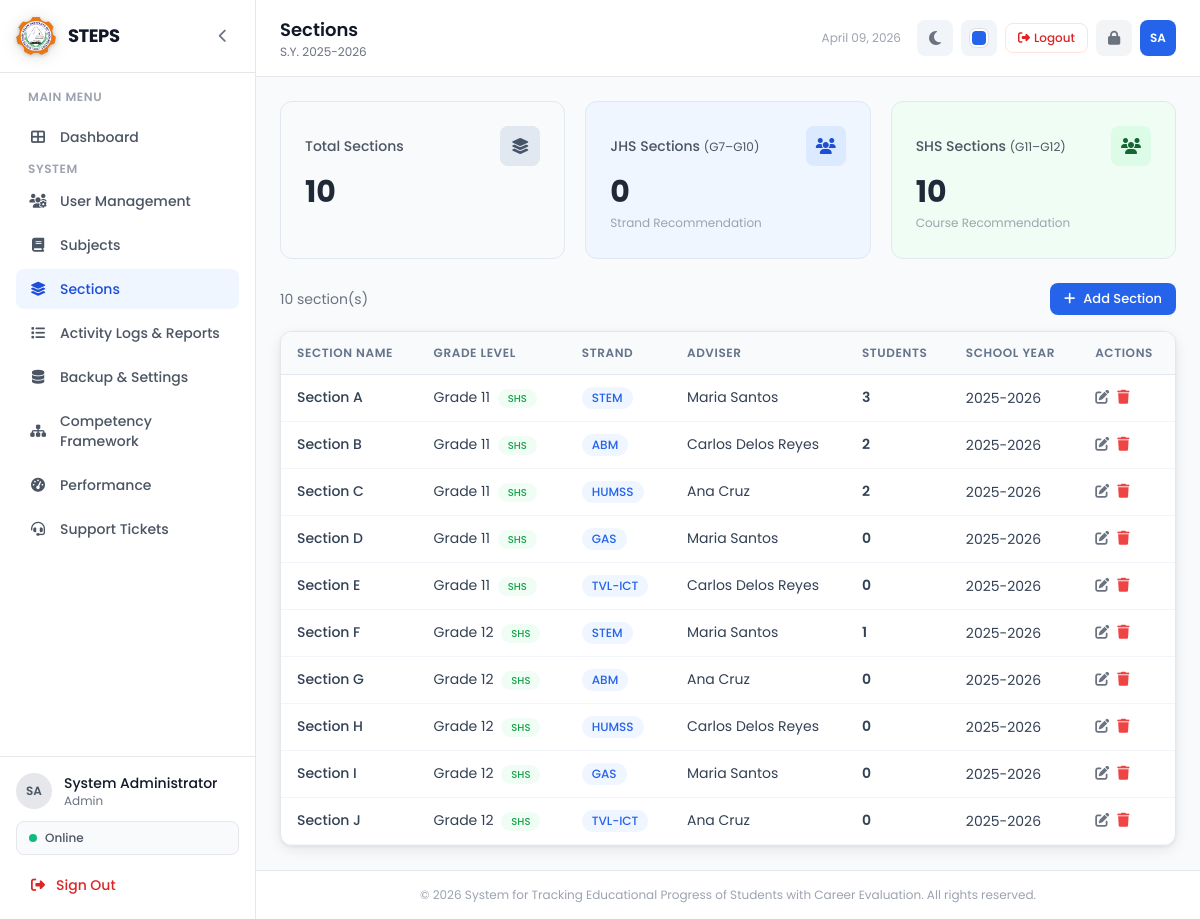
/sections/index.php (signed in), run on an earlier commit of the app's database.
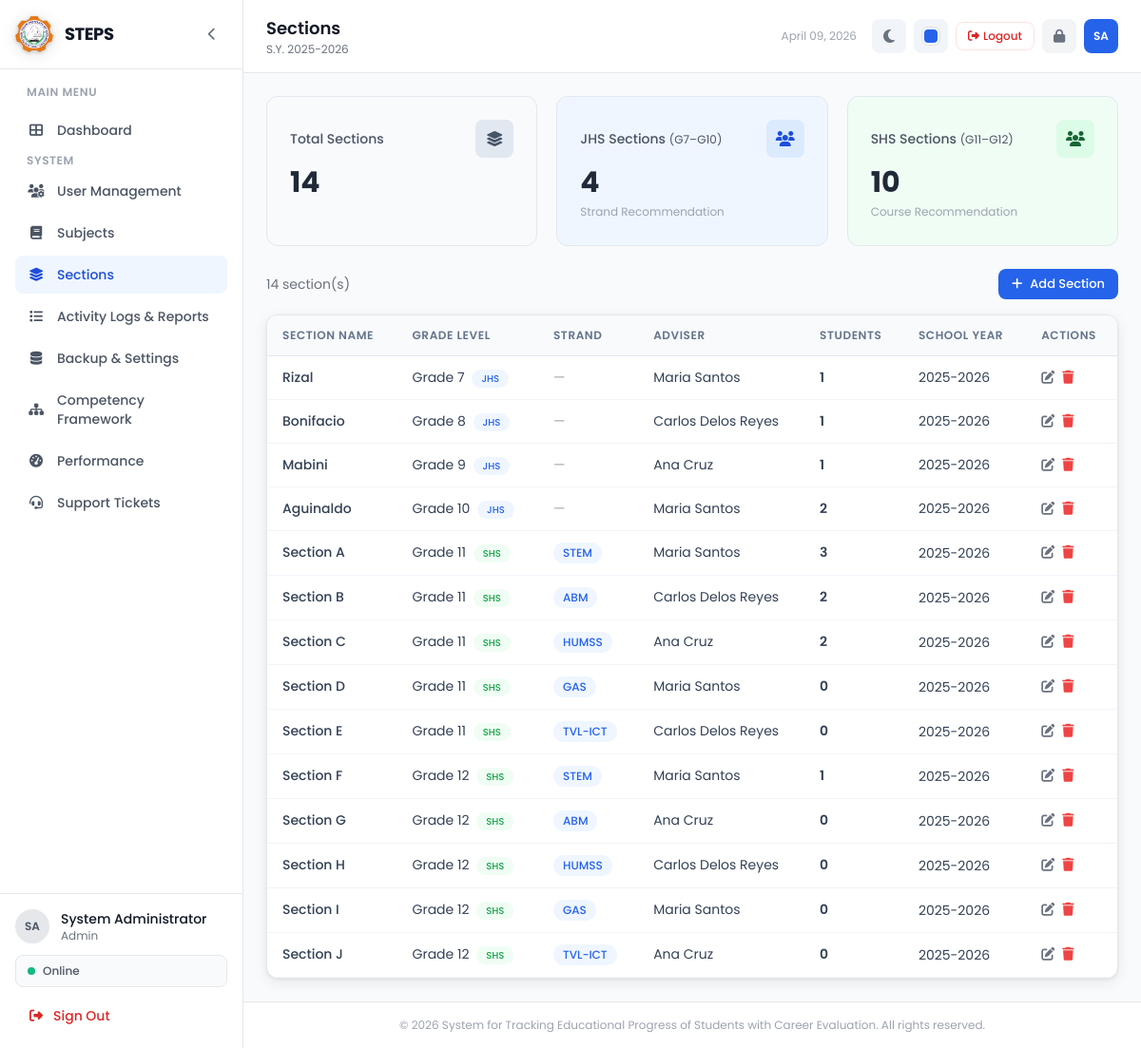
And on a later commit of the database.
### tables this page shows
CREATE TABLE IF NOT EXISTS sections (
    id INT AUTO_INCREMENT PRIMARY KEY,
    section_name VARCHAR(50) NOT NULL,
    grade_level INT NOT NULL,
    strand VARCHAR(50),
    adviser_id INT,
    school_year VARCHAR(20) NOT NULL,
    created_at TIMESTAMP DEFAULT CURRENT_TIMESTAMP,
    FOREIGN KEY (adviser_id) REFERENCES users(id) ON DELETE SET NULL,
    UNIQUE KEY unique_section (section_name, grade_level, school_year)
);

CREATE TABLE IF NOT EXISTS users (
    id INT AUTO_INCREMENT PRIMARY KEY,
    username VARCHAR(50) NOT NULL UNIQUE,
    password VARCHAR(255) NOT NULL,
    full_name VARCHAR(100) NOT NULL,
    email VARCHAR(100),
    role ENUM('admin', 'teacher', 'guidance') NOT NULL DEFAULT 'teacher',
    status ENUM('active', 'inactive') NOT NULL DEFAULT 'active',
    created_at TIMESTAMP DEFAULT CURRENT_TIMESTAMP,
    updated_at TIMESTAMP DEFAULT CURRENT_TIMESTAMP ON UPDATE CURRENT_TIMESTAMP
);

### config/constants.php (called while the page is built, shortened)
<?php
function sanitize($data) {
    return htmlspecialchars(strip_tags(trim($data)), ENT_QUOTES, 'UTF-8');
}

### sections/index.php (the view, shortened to what the rows shown need)
<?php
require_once __DIR__ . '/../includes/header.php';
$isAdmin = ($_SESSION['role'] ?? '') === 'admin';
$currentUserId = $_SESSION['user_id'] ?? 0;
$sectionsQuery = "SELECT sec.*, u.full_name as adviser_name,
    (SELECT COUNT(*) FROM students s WHERE s.section_id = sec.id AND s.status = 'active') as student_count
    FROM sections sec
    LEFT JOIN users u ON sec.adviser_id = u.id
    " . ($isAdmin ? "" : "WHERE sec.adviser_id = ?") . "
    ORDER BY sec.school_year DESC, sec.grade_level, sec.section_name";
if ($isAdmin) {
    $sections = $pdo->query($sectionsQuery)->fetchAll();
} else {
    $stmt = $pdo->prepare($sectionsQuery);
    $stmt->execute([$currentUserId]);
    $sections = $stmt->fetchAll();
}
require_once __DIR__ . '/../includes/sidebar.php';
?>
<div class="bg-white border border-gray-200 rounded-xl overflow-hidden">
    <div class="overflow-x-auto">
        <table class="steps-table" id="sectionsTable">
            <thead>
                <tr><th>Section Name</th><th>Grade Level</th><th>Strand</th><th>Adviser</th><th>Students</th><th>School Year</th><th>Actions</th></tr>
            </thead>
            <tbody>
                <?php foreach ($sections as $sec): ?>
                    <tr>
                        <td class="font-medium"><?= sanitize($sec['section_name']) ?></td>
                        <td>
                            Grade <?= $sec['grade_level'] ?>
                            <?php if ($sec['grade_level'] >= 7 && $sec['grade_level'] <= 10): ?>
                                <span class="badge badge-blue ml-1 text-[10px]">JHS</span>
                            <?php else: ?>
                                <span class="badge badge-green ml-1 text-[10px]">SHS</span>
                            <?php endif; ?>
                        </td>
                        <td><?php if ($sec['strand']): ?><span class="badge badge-blue"><?= sanitize($sec['strand']) ?></span><?php else: ?><span class="text-gray-400">—</span><?php endif; ?></td>
                        <td><?= sanitize($sec['adviser_name'] ?? '—') ?></td>
                        <td><span class="font-semibold"><?= $sec['student_count'] ?></span></td>
                        <td class="text-sm text-gray-500"><?= sanitize($sec['school_year']) ?></td>
                        <td>
                            <div class="flex items-center gap-2">
                                <button onclick="loadEditSection(<?= $sec['id'] ?>)" class="text-gray-500 hover:text-gray-700" title="Edit"><i class="fas fa-edit"></i></button>
                                <form method="POST" class="inline" onsubmit="event.preventDefault(); confirmDelete(this, 'this section');">
                                    <button type="submit" class="text-red-500 hover:text-red-700" title="Delete"><i class="fas fa-trash"></i></button>
                                </form>
                            </div>
                        </td>
                    </tr>
                <?php endforeach; ?>
            </tbody>
        </table>
    </div>
</div>
<?php require_once __DIR__ . '/../includes/footer.php'; ?>

What changed in the data, as far as the page shows it:
added sections: section_name "Rizal", grade_level "7", shows "JHS", adviser.full_name "Maria Santos", student_count "1", school_year "2025-2026"
added sections: section_name "Bonifacio", grade_level "8", shows "JHS", adviser.full_name "Carlos Delos Reyes", student_count "1", school_year "2025-2026"
added sections: section_name "Mabini", grade_level "9", shows "JHS", adviser.full_name "Ana Cruz", student_count "1", school_year "2025-2026"
added sections: section_name "Aguinaldo", grade_level "10", shows "JHS", adviser.full_name "Maria Santos", student_count "2", school_year "2025-2026"
Also different on the page:
count($sections): "10" → "14"
$jhsCount: "0" → "4"
